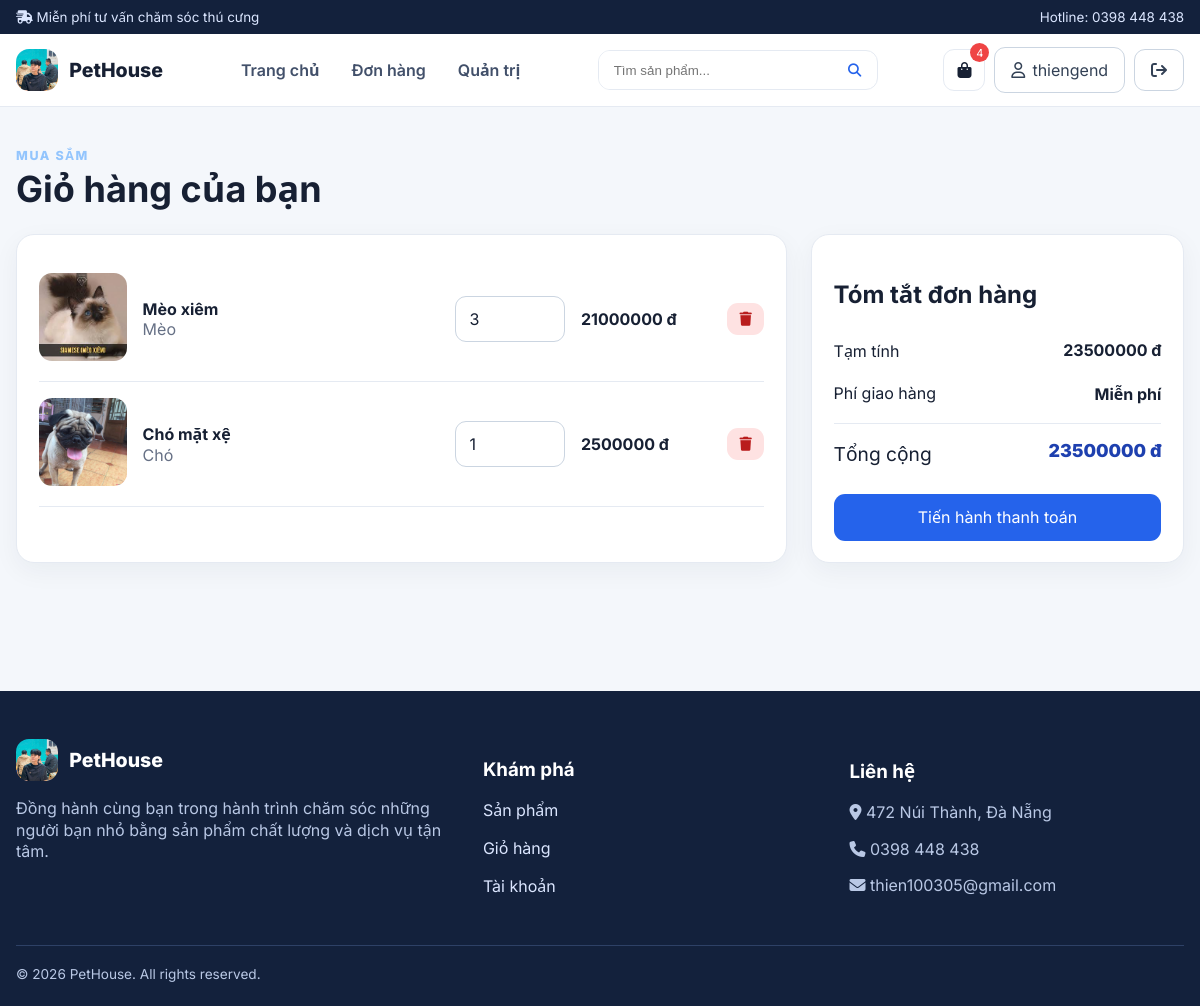
The page /cart/ (signed in) on the database its author committed.
### accounts/models.py (models this page shows, shortened)
class CartItem(models.Model):
    cart = models.ForeignKey(Cart, on_delete=models.CASCADE, related_name="items")
    product = models.ForeignKey(Product, on_delete=models.CASCADE)
    quantity = models.PositiveIntegerField(default=1, validators=[MinValueValidator(1), MaxValueValidator(99)])
    created_at = models.DateTimeField(auto_now_add=True)
    updated_at = models.DateTimeField(auto_now=True)
    class Meta:
        constraints = [models.UniqueConstraint(fields=["cart", "product"], name="uq_cart_product")]
    @property
    def total_price(self):
        return self.product.price * self.quantity

class Product(models.Model):
    name = models.CharField(max_length=200, verbose_name="Tên sản phẩm")
    description = models.TextField(verbose_name="Mô tả")
    price = models.DecimalField(max_digits=12, decimal_places=0, validators=[MinValueValidator(0)], verbose_name="Giá")
    image = models.ImageField(upload_to="products/", verbose_name="Hình ảnh")
    category = models.ForeignKey(Category, on_delete=models.PROTECT, related_name="products", verbose_name="Danh mục")
    created_at = models.DateTimeField(auto_now_add=True, verbose_name="Ngày tạo")
    updated_at = models.DateTimeField(auto_now=True, verbose_name="Ngày cập nhật")
    is_active = models.BooleanField(default=True, verbose_name="Đang bán")
    class Meta:
        verbose_name = "Sản phẩm"
        verbose_name_plural = "Sản phẩm"
        ordering = ["-created_at"]

class Category(models.Model):
    name = models.CharField(max_length=100, unique=True, verbose_name="Tên danh mục")
    description = models.TextField(blank=True, verbose_name="Mô tả")
    created_at = models.DateTimeField(auto_now_add=True, verbose_name="Ngày tạo")
    updated_at = models.DateTimeField(auto_now=True, verbose_name="Ngày cập nhật")
    class Meta:
        verbose_name = "Danh mục"
        verbose_name_plural = "Danh mục"
        ordering = ["name"]

### accounts/views.py (the view)
# urls.py: path("cart/", views.cart, name="accounts_cart"),
@login_required
def cart(request):
    cart_obj, _ = Cart.objects.get_or_create(user=request.user)
    items = cart_obj.items.select_related("product")
    subtotal = sum((item.total_price for item in items), Decimal("0"))
    return render(request, "cart.html", {"cart_items": items, "subtotal": subtotal, "total": subtotal})

### accounts/context_processors.py (called while the page is built)
def store_context(request):
    cart_count = 0
    if request.user.is_authenticated:
        cart_count = CartItem.objects.filter(cart__user=request.user).aggregate(total=Sum("quantity"))["total"] or 0
    return {"cart_count": cart_count}

### ecommerce/templates/cart.html
{% extends 'base.html' %}{% block title %}Giỏ hàng | PetHouse{% endblock %}{% block content %}<section class="section"><div class="container"><div class="section-heading"><div><span class="eyebrow">Mua sắm</span><h1>Giỏ hàng của bạn</h1></div></div><div class="two-col"><div class="panel">{% for item in cart_items %}<div class="cart-item"><a href="{% url 'product_detail' item.product.id %}"><img class="cart-thumb" src="{{ item.product.image.url }}" alt="{{ item.product.name }}"></a><div><strong>{{ item.product.name }}</strong><div class="muted">{{ item.product.category.name }}</div></div><form class="item-qty" method="post" action="{% url 'update_cart' item.id %}">{% csrf_token %}<input type="number" name="quantity" min="1" max="99" value="{{ item.quantity }}" onchange="this.form.submit()" aria-label="Số lượng"></form><strong class="item-price">{{ item.total_price|floatformat:0 }} đ</strong><form method="post" action="{% url 'remove_from_cart' item.id %}">{% csrf_token %}<button class="btn btn-danger btn-sm" aria-label="Xóa"><i class="fa-solid fa-trash"></i></button></form></div>{% empty %}<div class="empty-state"><i class="fa-solid fa-bag-shopping fa-2x"></i><h3>Giỏ hàng đang trống</h3><a class="btn btn-primary" href="{% url 'home' %}">Tiếp tục mua sắm</a></div>{% endfor %}</div><aside class="panel summary"><h2>Tóm tắt đơn hàng</h2><div class="summary-line"><span>Tạm tính</span><strong>{{ subtotal|floatformat:0 }} đ</strong></div><div class="summary-line"><span>Phí giao hàng</span><strong>Miễn phí</strong></div><div class="summary-line summary-total"><span>Tổng cộng</span><strong class="price">{{ total|floatformat:0 }} đ</strong></div>{% if cart_items %}<a class="btn btn-primary w-100 mt-2" href="{% url 'checkout_cart' %}">Tiến hành thanh toán</a>{% endif %}</aside></div></div></section>{% endblock %}

### ecommerce/templates/base.html (shortened to what this page needs)
{% load static %}
<!doctype html>
<html lang="vi">
<head>
  <link rel="stylesheet" href="https://cdnjs.cloudflare.com/ajax/libs/font-awesome/6.5.2/css/all.min.css">
  <link rel="stylesheet" href="{% static 'css/store.css' %}">
</head>
<body>
  <div class="topbar"><div class="container topbar-inner"><span><i class="fa-solid fa-truck-fast"></i> Miễn phí tư vấn chăm sóc thú cưng</span><span>Hotline: 0398 448 438</span></div></div>
  <header class="site-nav">
    <div class="container nav-inner">
      <a class="brand" href="{% url 'home' %}"><img class="brand-mark" src="{% static 'images/pic.jpg' %}" alt="PetHouse"><span>PetHouse</span></a>
      <nav class="nav-links" aria-label="Điều hướng chính">
        <a class="nav-link" href="{% url 'home' %}">Trang chủ</a>
        {% if user.is_authenticated %}<a class="nav-link" href="{% url 'profile' %}">Đơn hàng</a>{% endif %}
        {% if user.is_staff %}<a class="nav-link" href="{% url 'admin_dashboard' %}">Quản trị</a>{% endif %}
      </nav>
      <form class="search-form" action="{% url 'search' %}" method="get" role="search">
        <input name="q" value="{{ request.GET.q }}" placeholder="Tìm sản phẩm..." aria-label="Tìm sản phẩm">
        <button aria-label="Tìm kiếm"><i class="fa-solid fa-magnifying-glass"></i></button>
      </form>
      <div class="nav-actions">
        {% if user.is_authenticated %}
          <a class="btn icon-btn" href="{% url 'cart' %}" aria-label="Giỏ hàng"><i class="fa-solid fa-bag-shopping"></i><span class="cart-badge">{{ cart_count|default:0 }}</span></a>
          <a class="btn btn-outline account-link" href="{% url 'profile' %}"><i class="fa-regular fa-user"></i> {{ user.username }}</a>
          <form action="{% url 'logout' %}" method="post">{% csrf_token %}<button class="btn btn-outline" aria-label="Đăng xuất"><i class="fa-solid fa-arrow-right-from-bracket"></i></button></form>
        {% else %}
          <a class="btn btn-outline" href="{% url 'login' %}">Đăng nhập</a><a class="btn btn-primary account-link" href="{% url 'register' %}">Đăng ký</a>
        {% endif %}
      </div>
    </div>
  </header>
  <main class="site-main">
    {% block content %}{% endblock %}
  </main>
  <footer class="footer"><div class="container"><div class="footer-grid"><div><a class="brand" href="{% url 'home' %}" style="color:white"><img class="brand-mark" src="{% static 'images/pic.jpg' %}" alt="">PetHouse</a><p>Đồng hành cùng bạn trong hành trình chăm sóc những người bạn nhỏ bằng sản phẩm chất lượng và dịch vụ tận tâm.</p></div><div><h3>Khám phá</h3><p><a href="{% url 'home' %}">Sản phẩm</a></p><p><a href="{% url 'cart' %}">Giỏ hàng</a></p><p><a href="{% url 'profile' %}">Tài khoản</a></p></div><div><h3>Liên hệ</h3><p><i class="fa-solid fa-location-dot"></i> 472 Núi Thành, Đà Nẵng</p><p><i class="fa-solid fa-phone"></i> 0398 448 438</p><p><i class="fa-solid fa-envelope"></i> thien100305@gmail.com</p></div></div><div class="footer-bottom">© {% now "Y" %} PetHouse. All rights reserved.</div></div></footer>
</body>
</html>

### ecommerce/static/css/store.css (style rules this page uses)
:root { --brand:#2563eb;--brand-dark:#1e40af;--ink:#172033;--muted:#667085;--surface:#fff;--soft:#f4f7fb;--line:#e5eaf2;--success:#159a68;--danger:#dc3545;--radius:18px;--shadow:0 14px 36px rgba(23,32,51,.09) }
* { box-sizing:border-box }
body { font-family:Inter,system-ui,-apple-system,"Segoe UI",sans-serif;color:var(--ink);background:var(--soft);margin:0 }
.site-main { min-height:65vh }
.container { width:min(1180px,calc(100% - 32px));margin:auto }
.topbar { background:#13213c;color:#dbe6ff;font-size:.84rem;padding:.5rem 0 }
.topbar-inner,.nav-inner,.row-between { display:flex;align-items:center;justify-content:space-between;gap:1rem }
.site-nav { background:rgba(255,255,255,.96);border-bottom:1px solid var(--line);position:sticky;top:0;z-index:100;backdrop-filter:blur(12px) }
.nav-inner { min-height:72px }
.brand { display:flex;align-items:center;gap:.7rem;font-weight:800;font-size:1.22rem;color:var(--ink);text-decoration:none }
.brand-mark { width:42px;height:42px;border-radius:13px;object-fit:cover }
.nav-links { display:flex;align-items:center;gap:.4rem }
.nav-link { color:#42506a;text-decoration:none;padding:.62rem .8rem;border-radius:10px;font-weight:600 }
.search-form { display:flex;min-width:280px;border:1px solid var(--line);border-radius:12px;background:white;overflow:hidden }
.search-form input { border:0;outline:0;padding:.72rem .9rem;width:100% }
.search-form button { border:0;background:transparent;color:var(--brand);padding:0 1rem }
.nav-actions { display:flex;align-items:center;gap:.55rem }
.btn { display:inline-flex;align-items:center;justify-content:center;gap:.45rem;border:1px solid transparent;border-radius:11px;padding:.72rem 1rem;font-weight:700;text-decoration:none;cursor:pointer;background:white;color:var(--ink);font:inherit }
.btn-primary { background:var(--brand);color:white }
.btn-outline { border-color:#cbd5e1;color:#334155;background:white }
.btn-danger { background:#fee2e2;color:#b91c1c }
.btn-sm { padding:.48rem .72rem;font-size:.88rem }
.icon-btn { width:42px;height:42px;padding:0;border:1px solid var(--line);position:relative }
.cart-badge { position:absolute;right:-5px;top:-7px;background:#ef4444;color:white;min-width:19px;height:19px;border-radius:99px;font-size:.69rem;display:grid;place-items:center }
.eyebrow { text-transform:uppercase;letter-spacing:.13em;font-weight:800;font-size:.78rem;color:#93c5fd }
.section { padding:2.3rem 0 }
.section-heading { display:flex;align-items:end;justify-content:space-between;gap:1rem;margin-bottom:1.35rem }
.section-heading h1,.section-heading h2 { margin:0;font-size:clamp(1.65rem,3vw,2.25rem) }
.section-heading p,.muted { color:var(--muted) }
.price { color:var(--brand-dark);font-size:1.12rem;font-weight:850 }
.panel { background:white;border:1px solid var(--line);border-radius:var(--radius);box-shadow:0 8px 26px rgba(23,32,51,.05);padding:1.35rem }
.two-col { display:grid;grid-template-columns:minmax(0,1.55fr) minmax(290px,.75fr);gap:1.5rem }
.form-control,select,textarea,input[type=text],input[type=email],input[type=password],input[type=number],input[type=date],input[type=time] { width:100%;border:1px solid #cbd5e1;border-radius:11px;padding:.76rem .85rem;background:white;color:var(--ink);font:inherit }
.cart-item { display:grid;grid-template-columns:88px 1fr 110px 130px auto;align-items:center;gap:1rem;padding:1rem 0;border-bottom:1px solid var(--line) }
.cart-thumb { width:88px;height:88px;object-fit:cover;border-radius:13px }
.summary { position:sticky;top:94px }
.summary-line { display:flex;justify-content:space-between;padding:.65rem 0 }
.summary-total { font-size:1.2rem;border-top:1px solid var(--line);margin-top:.5rem;padding-top:1rem }
.footer { background:#13213c;color:#b9c8e5;margin-top:4rem;padding:3rem 0 1.5rem }
.footer-grid { display:grid;grid-template-columns:1.3fr 1fr 1fr;gap:2rem }
.footer h3 { color:white }
.footer a { color:#dbe6ff;text-decoration:none }
.footer-bottom { border-top:1px solid #2e4166;margin-top:2rem;padding-top:1.2rem;font-size:.85rem }
.w-100 { width:100% }
.mt-2 { margin-top:1rem }

### rows shown on the page
CartItem: product.image (picture), product.name "Mèo xiêm", product.category.name "Mèo", quantity "3", total_price "21000000"
CartItem: product.image (picture), product.name "Chó mặt xệ", product.category.name "Chó", quantity "1", total_price "2500000"

### other values the page prints
{{ cart_count|default:0 }} "4"
{{ user.username }} "thiengend"
{{ subtotal|floatformat:0 }} "23500000"
{{ total|floatformat:0 }} "23500000"
